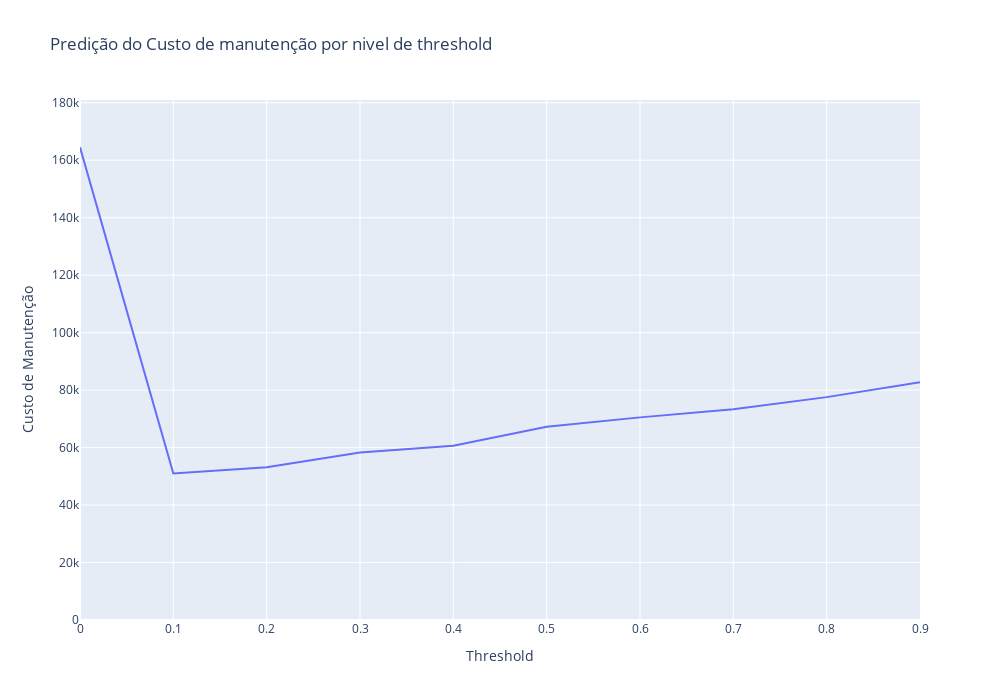

The code cell stored with this chart in its notebook:
### Code cell
import matplotlib.pyplot as plt
lista_valor_monetario = []
lista_range = []
for i in range(0, 10):
    y_proba = cat_boost.predict_proba(x_teste)[:,1]
    y_pred_redes_threshold = (y_proba > i/10).astype(int)
    confusio = confusion_matrix(y_teste, y_pred_redes_threshold)
    lista_valor_monetario.append((confusio[0][0] * 0)+(confusio[1][1] * 25)+(confusio[0][1]*10)+(confusio[1][0]*500))
    lista_range.append(i/10)
fig = go.Figure()
fig.add_trace(go.Scatter(x=lista_range, y=lista_valor_monetario, mode='lines', name='Predição do Custo de manutenção por nivel de threshold'))
fig.update_layout(
        title="Predição do Custo de manutenção por nivel de threshold",
        xaxis_title="Threshold",
        yaxis_title="Custo de Manutenção",
        legend_title="Legenda",
        height=700,
        width=1000,
        yaxis=dict(range=[0, max(lista_valor_monetario) * 1.1]),
        )
#plt.plot(lista_range, lista_valor_monetario)

### Figure 1 — Plotly figure (JSON) as saved in the notebook; plotly's stock layout.template omitted (floating-point values rounded to 4 significant figures)
{"data": [{"mode": "lines", "name": "Predição do Custo de manutenção por nivel de threshold", "type": "scatter", "x": [0, 0.1, 0.2, 0.3, 0.4, 0.5, 0.6, 0.7, 0.8, 0.9], "y": [164505, 50965, 53170, 58285, 60630, 67250, 70515, 73345, 77560, 82725]}], "layout": {"height": 700, "legend": {"title": {"text": "Legenda"}}, "title": {"text": "Predição do Custo de manutenção por nivel de threshold"}, "width": 1000, "xaxis": {"title": {"text": "Threshold"}}, "yaxis": {"range": [0, 181000.0], "title": {"text": "Custo de Manutenção"}}}}
